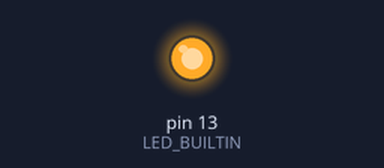
Bench run of a sketch on a simulated Arduino Uno, built with avr-gcc and run on an emulated ATmega328P. On the bench: output pins drawn as LEDs (lit = HIGH). What the sketch prints to the serial monitor is not drawn.

Above: at 0.5 s.
At 3.0 s:
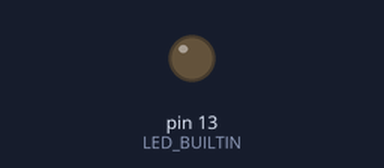
Timing chart, 0 to 6.5 s (numbered marks = the images above):
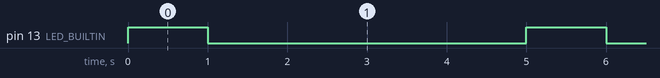

Measured:
- by itself, pin 13 (LED_BUILTIN): alternates HIGH for 1.0 s and LOW for 4.0 s

The sketch:

Uno_XTR2_UART.ino
```cpp
const uint8_t ledOnCommand[] = {0x00, 0x07, 0x16, 0x00, 0x00, 0x00, 0x01,
                              0x00, 0x00, 0x00, 0x00, 0x00, 0x00, 0x00,
                              0x00, 0x00, 0x00, 0x00, 0x00, 0x05, 0xdf, 0xe4};

const uint8_t ledOffCommand[] = {0x00, 0x07, 0x16, 0x00, 0x00, 0x00, 0x00,
                               0x00, 0x00, 0x00, 0x00, 0x00, 0x00, 0x00,
                               0x00, 0x00, 0x00, 0x00, 0x00, 0x05, 0xa1, 0x0e};


// the setup function runs once when you press reset or power the board
void setup() {
  Serial.begin(115200);
  pinMode(LED_BUILTIN,OUTPUT);
}

// the loop function runs over and over again forever
void loop() {
  digitalWrite(LED_BUILTIN, HIGH);  // turn the LED on (HIGH is the voltage level)
  delay(1000);                      // wait for a second
  Serial.write(ledOnCommand, 22);  //led on on Propius status LED
  digitalWrite(LED_BUILTIN, LOW);   // turn the LED off by making the voltage LOW
  delay(4000);                      // wait for a second
  Serial.write(ledOffCommand, 22);   // led off on Propius status LED
}
```
